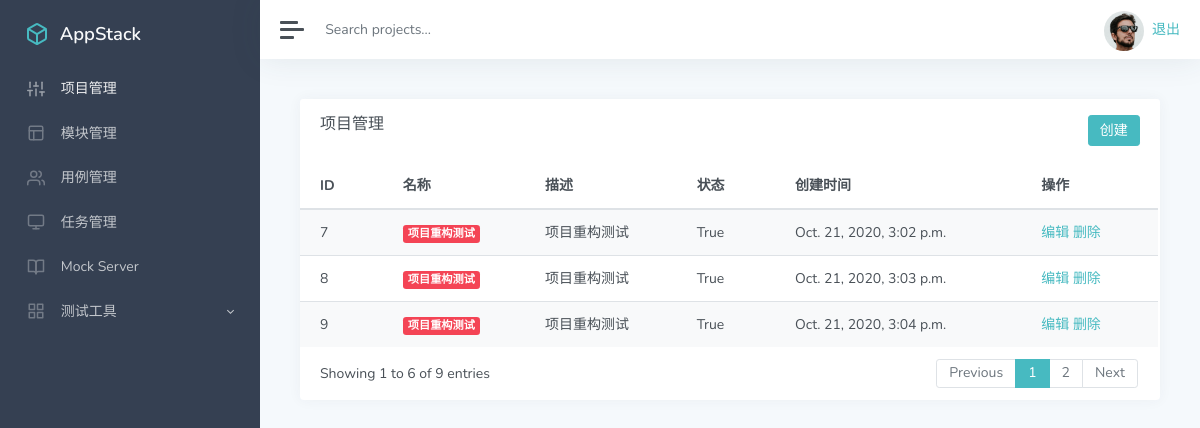
Page /manage/ (signed in) on the earlier database version.
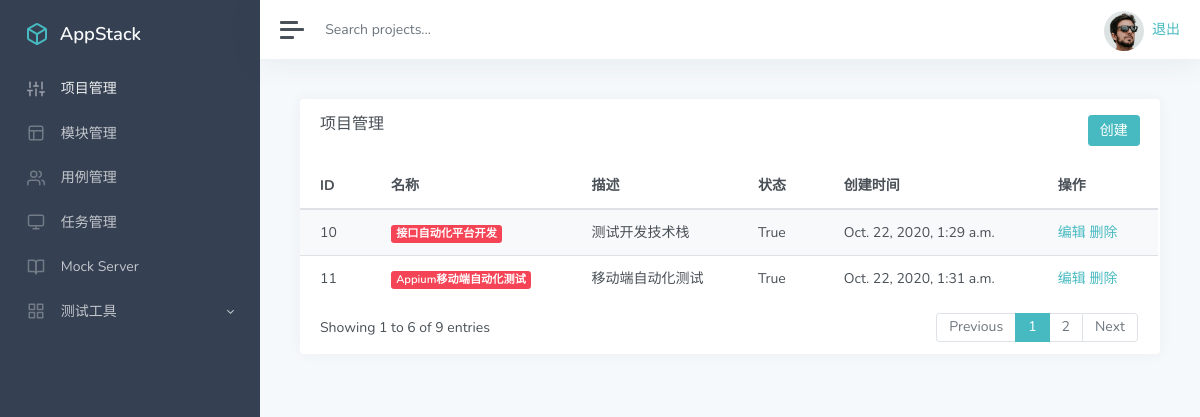
Same page on the later database version.
### app_manage/models.py (models this page shows, shortened)
class Project(models.Model):
    name = models.CharField('名称',max_length=100,blank=False,default='')
    describe = models.TextField('描述',default='')
    status = models.BooleanField('状态',default=True)
    update_time = models.DateTimeField('更新时间',auto_now=True)
    create_time = models.DateTimeField('创建时间',auto_now_add=True)

### app_manage/views/project.py (the view)
# urls.py: path('',project.manage),
@login_required
def manage(request):
    project_list = Project.objects.all()
    return render(request,'project/list.html',{'projects':project_list})

### templates/project/list.html (shortened to what this page needs)
{% extends 'manager.html' %}
{% block manager %}
<div class="col-12 col-lg-12 d-flex">
    <div class="card flex-fill">
        <div class="card-header">
            <h5 class="card-title mb-0" style="float:left">项目管理</h5>
            <button type="button" onclick="add()" class="btn btn-primary" style="float:right">创建</button>
        </div>
        <div id="datatables-dashboard-products_wrapper"
             class="dataTables_wrapper dt-bootstrap4 no-footer">
            <div class="row">
                <div class="col-sm-12">
                    <table id="datatables-dashboard-products"
                           class="table table-striped my-0 dataTable no-footer" role="grid"
                           aria-describedby="datatables-dashboard-products_info"
                           style="
                    width: 100%;
                    height: 100%;
                    ">
                        <thead>
                        <tr role="row">
                            <th>ID</th>
                            <th>名称</th>
                            <th>描述</th>
                            <th>状态</th>
                            <th>创建时间</th>
                            <th>操作</th>
                        </tr>
                        </thead>
                        <tbody>
                        {% for p in projects %}
                        <tr role="row" class="odd">
                            <td class="sorting_1">{{p.id}}</td>
                            <td><span class="badge badge-danger">{{p.name}}</span></td>
                            <td class="d-none d-xl-table-cell">{{p.describe}}</td>
                            <td class="d-none d-xl-table-cell">{{p.status}}</td>
                            <td class="d-none d-xl-table-cell">{{p.create_time}}</td>
                            <td>
                                <a href="/manage/project_edit/{{p.id}}">编辑</a>
                                <a href="/manage/project_delete/{{p.id}}">删除</a>
                            </td>
                        </tr>
                        {% endfor %}
                        </tbody>
                    </table>
                </div>
            </div>
            <div class="row">
                <div class="col-sm-12 col-md-5">
                    <div class="dataTables_info" id="datatables-dashboard-products_info"
                         role="status" aria-live="polite">Showing 1 to 6 of 9 entries
                    </div>
                </div>
                <div class="col-sm-12 col-md-7">
                    <div class="dataTables_paginate paging_simple_numbers"
                         id="datatables-dashboard-products_paginate">
                        <ul class="pagination">
                            <li class="paginate_button page-item previous disabled"
                                id="datatables-dashboard-products_previous"><a href="#"
                                                                               aria-controls="datatables-dashboard-products"
                                                                               data-dt-idx="0"
                                                                               tabindex="0"
                                                                               class="page-link">Previous</a>
                            </li>
                            <li class="paginate_button page-item active"><a href="#"
                                                                            aria-controls="datatables-dashboard-products"
                                                                            data-dt-idx="1"
                                                                            tabindex="0"
                                                                            class="page-link">1</a>
                            </li>
                            <li class="paginate_button page-item "><a href="#"
                                                                      aria-controls="datatables-dashboard-products"
                                                                      data-dt-idx="2" tabindex="0"
                                                                      class="page-link">2</a></li>
                            <li class="paginate_button page-item next"
                                id="datatables-dashboard-products_next"><a href="#"
                                                                           class="page-link">Next</a>
                            </li>
                        </ul>
                    </div>
                </div>
            </div>
        </div>
    </div>
{% endblock %}

### templates/manager.html (shortened to what this page needs)
<!DOCTYPE html>
<html lang="en">
<head>
    <link href='/static/css/classic.css' rel='stylesheet' type='text/css'/>
</head>
<body>
<div class="wrapper">
    <nav id="sidebar" class="sidebar">
        <div class="sidebar-content ">
            <a class="sidebar-brand" href="index.html">
                <span class="align-middle">AppStack</span>
            </a>
            <ul class="sidebar-nav">
                <li class="sidebar-item active">
                    <a href="/manage/project_list/" class="sidebar-link" aria-expanded="true">
                        <span class="align-middle">项目管理</span>
                    </a>
                </li>
                <li class="sidebar-item">
                    <a href="/manage/module_list/" class="sidebar-link collapsed">
                        <span class="align-middle">模块管理</span>
                    </a>
                </li>
                <li class="sidebar-item">
                    <a href="#auth" class="sidebar-link collapsed">
                        <span class="align-middle">用例管理</span>
                    </a>
                </li>
                <li class="sidebar-item">
                    <a href="#layouts" class="sidebar-link collapsed">
                        <span class="align-middle">任务管理</span>
                    </a>
                </li>
                <li class="sidebar-item">
                    <a href="#documentation" class="sidebar-link collapsed">
                        <span class="align-middle">Mock Server</span>
                    </a>
                </li>
                <li class="sidebar-item">
                    <a href="#ui" data-toggle="collapse" class="sidebar-link collapsed">
                        <span class="align-middle">测试工具</span>
                    </a>
                </li>
            </ul>
        </div>
    </nav>
    <div class="main">
        <nav class="navbar navbar-expand navbar-light bg-white">
            <a class="sidebar-toggle d-flex mr-2">
                <i class="hamburger align-self-center"></i>
            </a>
            <form class="form-inline d-none d-sm-inline-block">
                <input class="form-control form-control-no-border mr-sm-2" type="text" placeholder="Search projects..."
                       aria-label="Search">
            </form>
            <div class="navbar-collapse collapse">
                <ul class="navbar-nav ml-auto">
                    <li class="nav-item dropdown">
                        <a href="#" data-toggle="dropdown">
                            <img src="/static/img/avatar.jpg" class="avatar img-fluid rounded-circle mr-1"
                                 alt="Chris Wood">
                            <a href="/logout/">退出</a>
                        </a>
                    </li>
                </ul>
            </div>
        </nav>
        <main class="content">
            <div class="container-fluid p-0">
                <div class="row">
                    {% block manager %}
                    {% endblock %}
                </div>
                </div>
        </main>
    </div>
</div>
</body>
</html>

Differences in the rows shown:
removed Project: id "7", name "项目重构测试", describe "项目重构测试", status "True", create_time "Oct. 21, 2020, 3:02 p.m."
removed Project: id "8", name "项目重构测试", describe "项目重构测试", status "True", create_time "Oct. 21, 2020, 3:03 p.m."
removed Project: id "9", name "项目重构测试", describe "项目重构测试", status "True", create_time "Oct. 21, 2020, 3:04 p.m."
added Project: id "10", name "接口自动化平台开发", describe "测试开发技术栈", status "True", create_time "Oct. 22, 2020, 1:29 a.m."
added Project: id "11", name "Appium移动端自动化测试", describe "移动端自动化测试", status "True", create_time "Oct. 22, 2020, 1:31 a.m."
